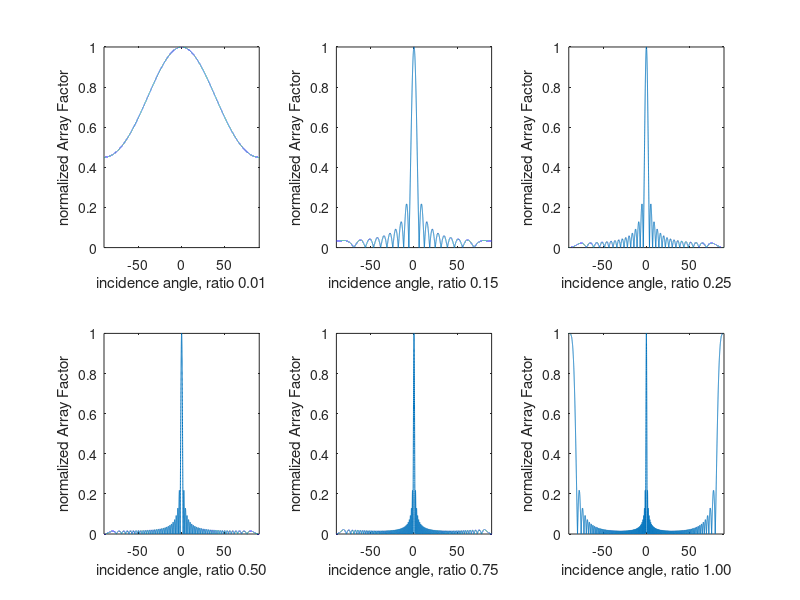
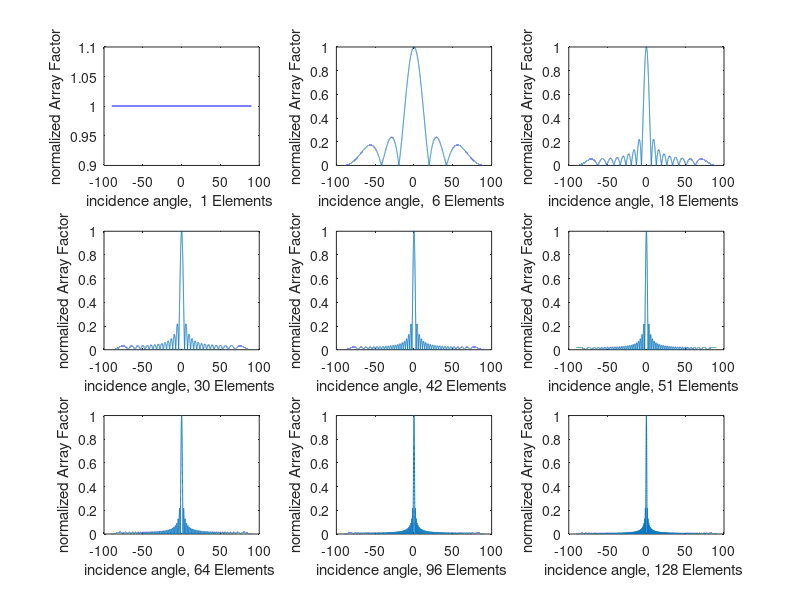
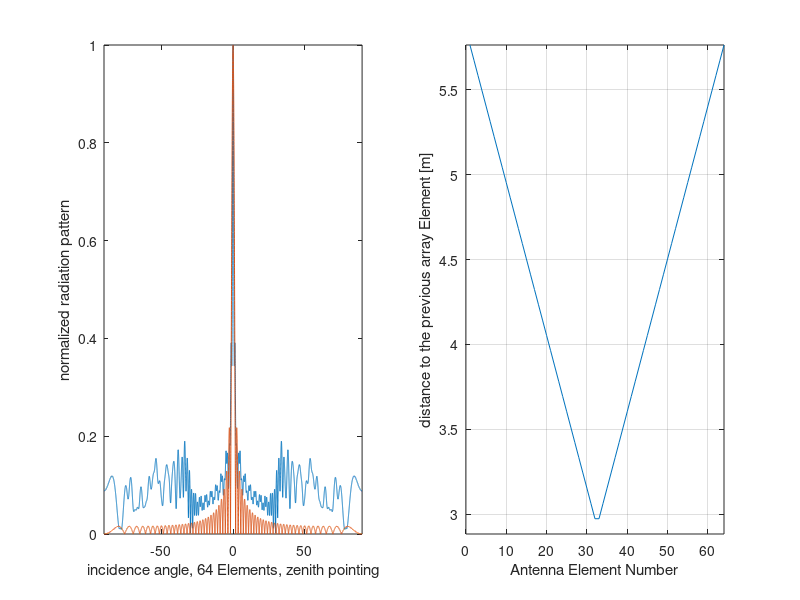
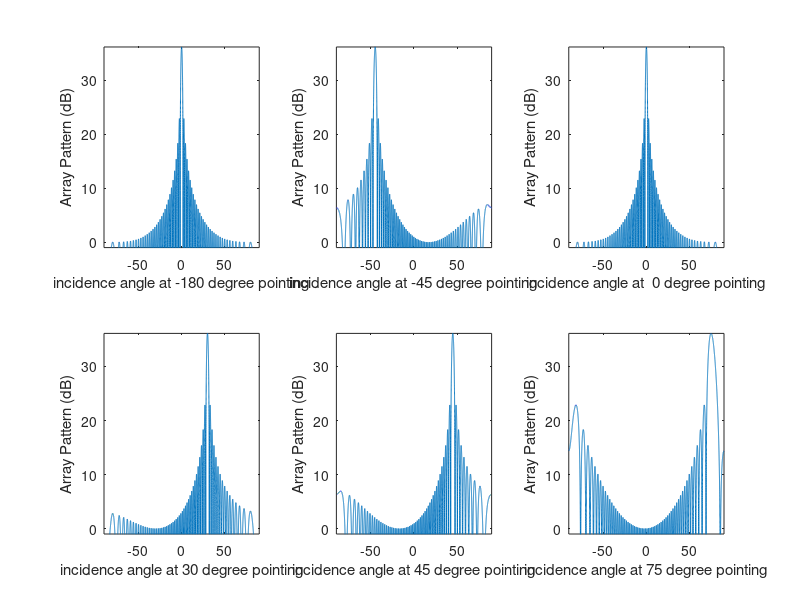

Source code (MATLAB) for these figures, in order:
clear all; clc; 


% number of linear lined up isotropic antennas
% composite main antenna in vertical direction
N = 64;
% frequency in Hz
f = 52e6;
% wavelength in m
c = 299792458; % speed of light in m/s
lambda = c/f; 
% scanning angle in degrees, 0 is zenith
delta = -90:.01:90;


%% Varying Antenna Spacing
% distance to wavelength ratio (used in AF later on)
dl_ratio = [0.01 0.15 0.25 0.5 0.75 1];
figure
for i=1:6
    % calculate distance from distance/wavelength ratio (each antenna is fed uniformly)
    d(i) = dl_ratio(i) * lambda;
    % Antenna Factor, derivated on whiteboard
    AF = (abs(sin(N * pi * d(i) * sind(delta) / lambda) ./ sin(pi * d(i) * sind(delta) / lambda)))/N;
    subplot(2,3,i)
    plot(delta,AF)
    axis([-90 90 0 1])
    xlabel(sprintf('incidence angle, ratio %2.2f',dl_ratio(i)))
    ylabel('normalized Array Factor')
end
% max spacing to prevent grating lobes
dX = lambda / (1+sind(90))


%% Number of Antenna Elements
idealRatio = 0.5;
N = [1 6 18 30 42 51 64 96 128];
figure
for i=1:9
    % Antenna Factor, derivated on whiteboard
    AF = (abs(sin(N(i) * pi * idealRatio * sind(delta)) ./ sin(pi * idealRatio * sind(delta)))/N(i));
    subplot(3,3,i)
    plot(delta,AF)
    xlabel(sprintf('incidence angle, %2.0f Elements ',N(i)))
    ylabel('normalized Array Factor')
end


%% Spatial Weighting
% Antenna Elements
N = 64;
% ideal spacing
ideal_d = idealRatio * lambda;
% Using inverse triangular function to increase distance between elements
for i=(N/2):N
    m = 2/N;
    weight = m * (i - N/2) + 1;
    d(i) = weight * ideal_d;
    d(N - i+1) = d(i);
end
% calculating complete radiation pattern, isotropic radiation
E0 = 1;
E = 0;
phase_n = 0;    % zenith angle pointing
for i=1:N
    E = E + E0*exp(complex(0, (2*pi*d(i) * (i-1) * sind(delta)/lambda + phase_n)));
end
% calculate ideal Array Pattern
AF = (abs(sin(N * pi * idealRatio * sind(delta)) ./ sin(pi * idealRatio * sind(delta)))/N);

figure
subplot(1,2,1)
plot(delta,abs(E)/N,delta,AF);
axis([-90 90 0 1])
xlabel('incidence angle, 64 Elements, zenith pointing');
ylabel('normalized radiation pattern');
subplot(1,2,2)
antennaNum = [1:1:64];
plot(antennaNum,d);
grid on;
axis([0 N ideal_d max(d)])
xlabel('Antenna Element Number');
ylabel('distance to the previous array Element [m]');


%% Main Lobe Max & Width
E=0;
for i=1:N
    E = E + E0*1
end
mainLobeWidth = asin(lambda/(N*ideal_d)) * 180/pi


%% non-vertical beam
phases = [-180 -45 0 30 45 75];
N = 64;
E = 0;
E0 = 1;
figure;
for j=1:length(phases)
    for i=1:N
        E = E + E0*exp(complex(0, -(2*pi*(i)*ideal_d /lambda * (sind(delta)-sind(phases(j))))));
    end
    subplot(2,3,j)
    plot(delta,(20*log10(abs(E))))
    xlabel(sprintf('incidence angle at %2.0f degree pointing',phases(j)));
    ylabel('Array Pattern (dB)');
    axis([-90 90 -1 inf]);
    E = 0;
end

%% Electrical Weighting
% Antenna Elements
N = 64;
% ideal spacing
ideal_d = idealRatio * lambda;
% Using triangular function to decrease power at outer elements
E0 = 1;
for i=1:N/2
    m = 2/N;
    weight = m * (i );
    power(i) = weight * E0;
    power((N+1)-i) = power(i);
end
% calculating complete radiation pattern, isotropic radiation
E = 0;
phase_n = 0;    % zenith angle pointing
for i=1:N
    E = E + power(i)*E0*exp(complex(0, (2*pi*ideal_d * (i-1) * sind(delta)/lambda + phase_n)));
end
% calculate ideal Array Pattern
AF = (abs(sin(N * pi * idealRatio * sind(delta)) ./ sin(pi * idealRatio * sind(delta)))/N);
    
figure
subplot(1,2,1)
plot(delta,abs(E)/N,delta,AF);
axis([-90 90 0 1])
xlabel('incidence angle, 64 Elements, zenith pointing');
ylabel('normalized radiation pattern');
legend('triangular weighting','unweighted');
subplot(1,2,2)
antennaNum = [1:1:64];
plot(antennaNum,power);
grid on;
axis([0 N 0 max(power)])
xlabel('Antenna Element Number');
ylabel('Unit Power Weighting');
